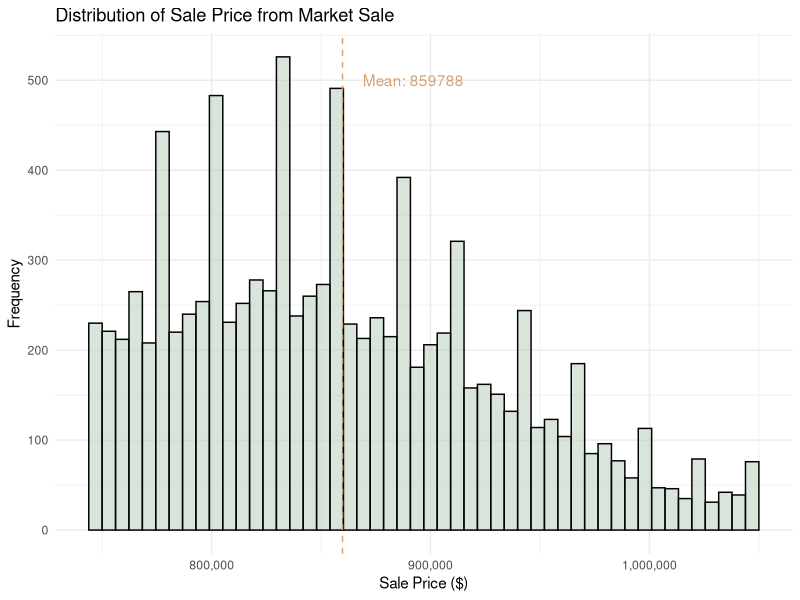
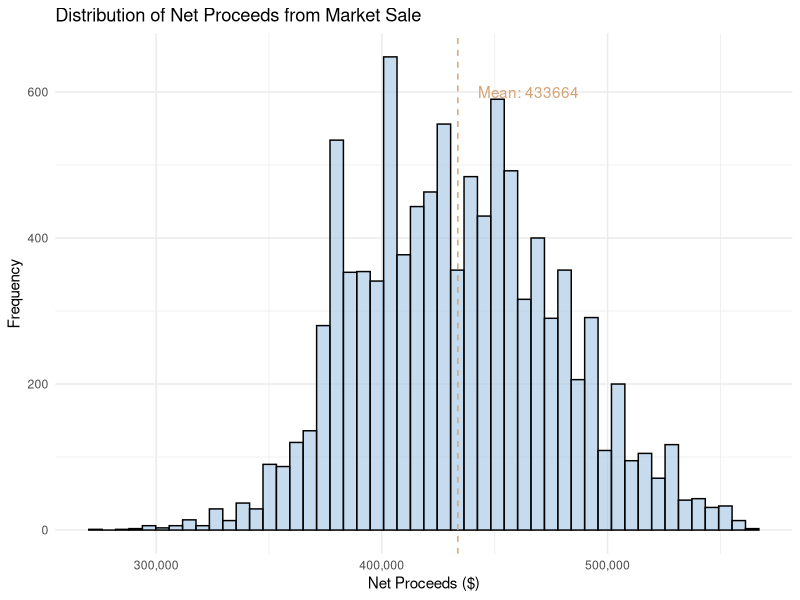
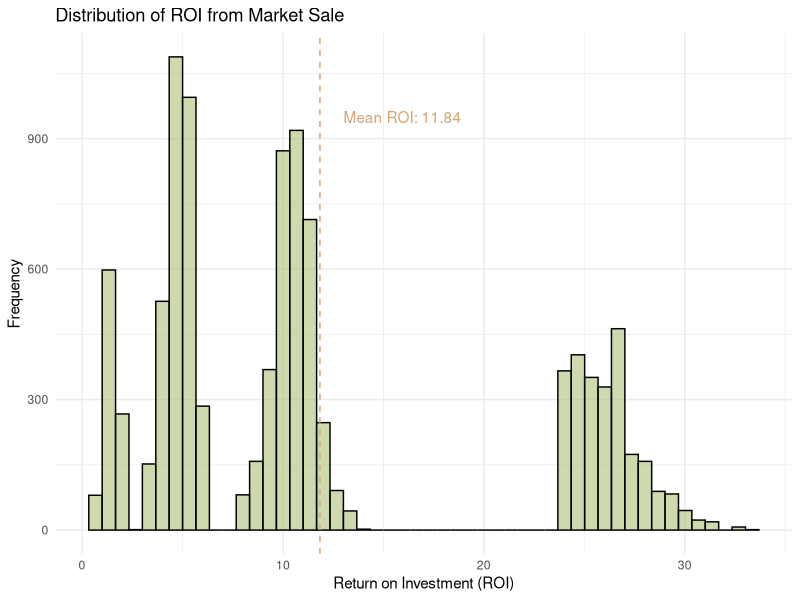
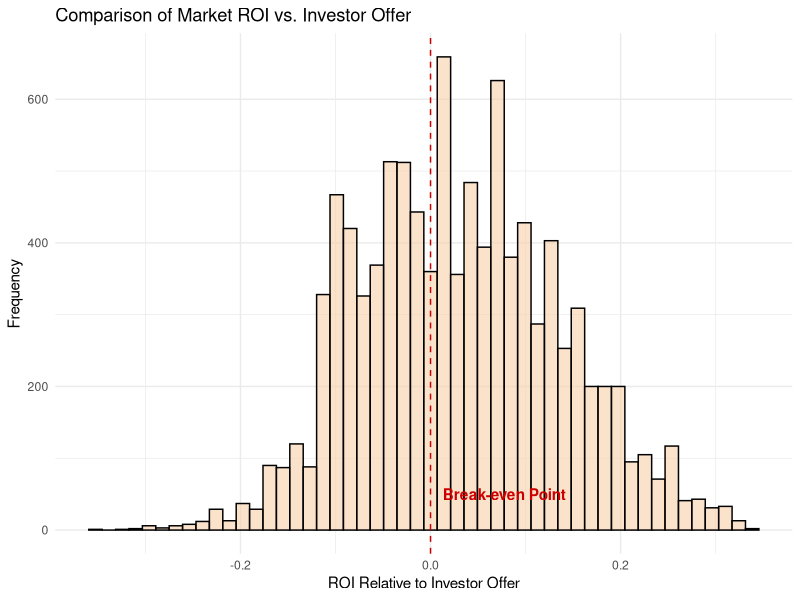
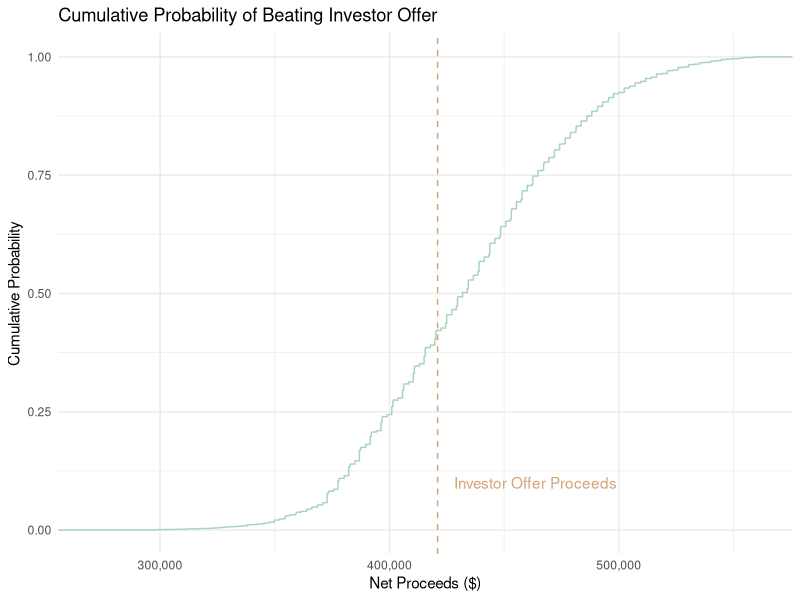
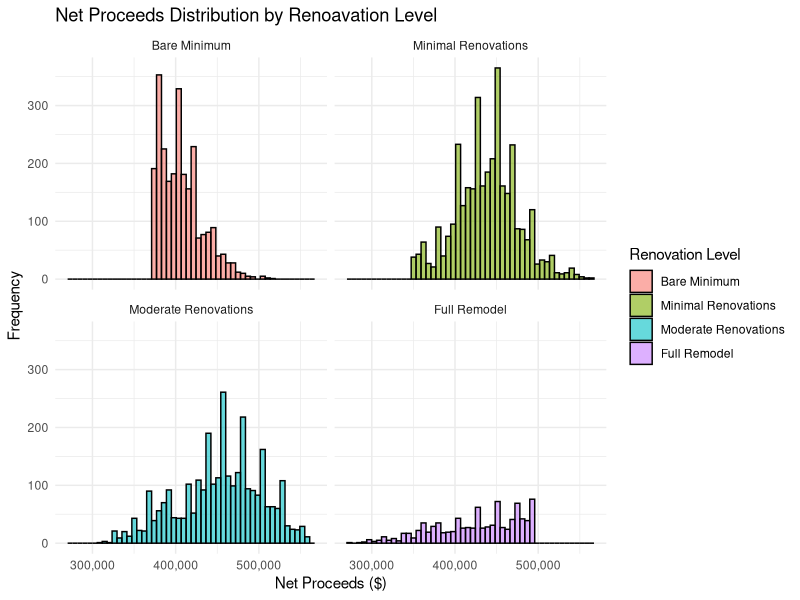
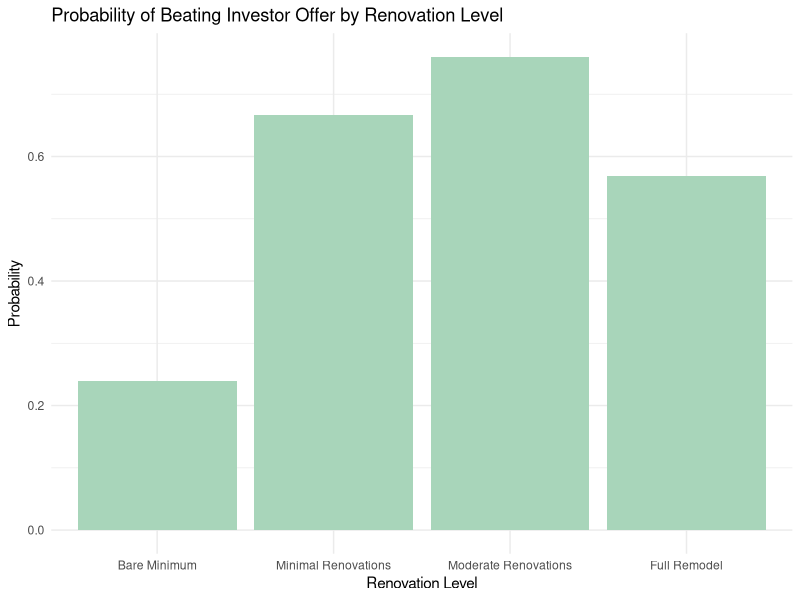

Write the R code that produced these figures, in order.
## ---- chunk 1
# load required packages 
library(tidyverse)
library(knitr)
library(kableExtra)

data <- read.csv("data.csv")

## ---- chunk 2

# Define probability of each repair level
repair_level_probs <- tibble(
  repair_level = c("Bare Minimum", "Minimal", "Moderate", "Full"),
  probability = c(0.25, 0.35, 0.30, 0.10)
)

colnames(repair_level_probs) <- c("Renovation Level", "Probability")

kable(repair_level_probs, caption = "Probability of selecting a renovation level")

## ---- chunk 3
# create an example table of conditional probabilities and exp repair costs
example_probs <- data %>%
  select(sale_price, sale_show_prob, sale_min_prob, sale_mod_prob, sale_full_prob, exp_repair_cost) %>%
  filter(sale_price %in% c(750000, 800000, 850000, 900000, 950000, 1000000))

colnames(example_probs) <- c("Sales Price", "Bare Min Prob", "Minimal Prob", 
                             "Moderate Prob", "Full Prob", "Exp Repair Cost")

kable(example_probs, caption = "Conditional probability of sales price")

## ---- chunk 4

set.seed(123)  # set seed for reproducibility


n_sim <- 10000  # Number of simulations

#  Randomly Select a Repair Level 
## Each iteration in the simulation first chooses a repair level based on the probabilities in the repair level probability table.

# Define probability of each repair level
repair_level_probs <- tibble(
  repair_level = c("Bare Minimum", "Minimal", "Moderate", "Full"),
  probability = c(0.25, 0.35, 0.30, 0.10)
)

# Step 1: Sample a repair level for each iteration
simulation_results <- tibble(
  iteration = 1:n_sim,
  repair_level = sample(
    repair_level_probs$repair_level, n_sim, 
    replace = TRUE, prob = repair_level_probs$probability
  )
)

# Select a Sales Price Based on the Chosen Repair Level
## Randomly choose a sales price based on the conditional probabilities.

# Define sales price probabilities for each repair level
sales_price_probs <- data %>%
  select(sale_price, sale_show_prob, sale_min_prob, sale_mod_prob, sale_full_prob) %>%
  rename(bare_min_prob = sale_show_prob,
         minimal_prob = sale_min_prob,
         moderate_prob = sale_mod_prob,
         full_prob =  sale_full_prob)

# Step 2: Sample sale price based on the chosen repair level
simulation_results <- simulation_results %>%
  rowwise() %>%
  mutate(
    sale_price = sample(
      sales_price_probs$sale_price, 1,
      prob = case_when(
        repair_level == "Bare Minimum" ~ sales_price_probs$bare_min_prob,
        repair_level == "Minimal" ~ sales_price_probs$minimal_prob,
        repair_level == "Moderate" ~ sales_price_probs$moderate_prob,
        repair_level == "Full" ~ sales_price_probs$full_prob
      )
    )
  ) %>%
  ungroup()

# Step 3: Incorporate Repair Costs & Net Proceeds

# Define estimated repair costs for each level
repair_costs <- tibble(
  repair_level = c("Bare Minimum", "Minimal", "Moderate", "Full"),
  cost = c(15000, 38000, 78000, 174000)  
)

# Define fixed costs
fixed_fees <- 2412
commission_rate <- 0.05
escrow_rate <- 0.011
mortgage_remaining <- 314000

# Merge repair costs into simulation results
simulation_results <- simulation_results %>%
  left_join(repair_costs, by = "repair_level") %>%
  mutate(
    net_proceeds = sale_price - (sale_price * escrow_rate) - 
                    (sale_price * commission_rate) - 
                    fixed_fees - mortgage_remaining - cost
  )


# Summary statistics for Net Proceeds
summary_proceeds <- simulation_results %>%
  summarise(
    Mean_Net_Proceeds = round(mean(net_proceeds, na.rm = TRUE),0),
    Median_Net_Proceeds = median(net_proceeds, na.rm = TRUE),
    SD_Net_Proceeds = round(sd(net_proceeds, na.rm = TRUE),0),
    Min_Net_Proceeds = min(net_proceeds, na.rm = TRUE),
    Max_Net_Proceeds = max(net_proceeds, na.rm = TRUE)
  )

colnames(summary_proceeds) <- c("Mean Net", "Median Net", "SD Net", "Min Net", "Max Net")

kable(summary_proceeds, caption = "Simulation Results for Net Proceeds")

# plotting distribution of sale prices from simulation
ggplot(simulation_results, aes(x = sale_price)) +
  geom_histogram(bins = 50, fill = "#BFD3C1", alpha = 0.6, color = "black") +
  scale_x_continuous(labels = scales::comma) +
  theme_minimal() +
  labs(
    title = "Distribution of Sale Price from Market Sale",
    x = "Sale Price ($)",
    y = "Frequency"
  ) +
  geom_vline(aes(xintercept = mean(sale_price)), color = "#D4A373", linetype = "dashed") +
  annotate("text", x = mean(simulation_results$sale_price), y = 500, 
           label = paste("Mean:", round(mean(simulation_results$sale_price), 0)), 
           color = "#D4A373", hjust = -0.2) 

# ploting distribution of net proceeds from simulation
ggplot(simulation_results, aes(x = net_proceeds)) +
  geom_histogram(bins = 50, fill = "#A2C3E4", alpha = 0.6, color = "black") +
  scale_x_continuous(labels = scales::comma) +
  theme_minimal() +
  labs(
    title = "Distribution of Net Proceeds from Market Sale",
    x = "Net Proceeds ($)",
    y = "Frequency"
  ) +
  geom_vline(aes(xintercept = mean(net_proceeds)), color = "#D4A373", linetype = "dashed") +
  annotate("text", x = mean(simulation_results$net_proceeds), y = 600, 
           label = paste("Mean:", round(mean(simulation_results$net_proceeds), 0)), 
           color = "#D4A373", hjust = -0.2)

## ---- chunk 5
# Step 4: Compare Against Investor Offer

# Define investor offer price
investor_offer_price <- 750000
net_investor_proceeds <- investor_offer_price * (1 - 0.02) - mortgage_remaining

# Compute ROI
simulation_results <- simulation_results %>%
  mutate(
    ROI = (net_proceeds - cost) / cost,  # Market sale ROI
    ROI_Investor = (net_proceeds - net_investor_proceeds) / net_investor_proceeds  # Investor ROI
  )



# Summary statistics for ROI from Market Sale
summary_roi <- simulation_results %>%
  summarise(
    Mean_ROI = mean(ROI, na.rm = TRUE),
    Median_ROI = median(ROI, na.rm = TRUE),
    SD_ROI = sd(ROI, na.rm = TRUE),
    Min_ROI = min(ROI, na.rm = TRUE),
    Max_ROI = max(ROI, na.rm = TRUE)
  )

colnames(summary_roi) <- c("Mean ROI", "Median ROI", "SD ROI", "Min ROI", "Max ROI")

# Summary statistics for ROI compared to Investor Offer
summary_roi_investor <- simulation_results %>%
  summarise(
    Mean_ROI_Investor = mean(ROI_Investor, na.rm = TRUE),
    Median_ROI_Investor = median(ROI_Investor, na.rm = TRUE),
    SD_ROI_Investor = sd(ROI_Investor, na.rm = TRUE),
    Min_ROI_Investor = min(ROI_Investor, na.rm = TRUE),
    Max_ROI_Investor = max(ROI_Investor, na.rm = TRUE)
  )

colnames(summary_roi_investor) <- c("Mean ROI", "Median ROI", "SD ROI", "Min ROI", "Max ROI")

kable(summary_roi, caption = "Summary Statisc for ROI from Market Sale")


# ploting ROI for market sale
ggplot(simulation_results, aes(x = ROI)) +
  geom_histogram(bins = 50, fill = "#ADC178", alpha = 0.6, color = "black") +
  theme_minimal() +
  labs(
    title = "Distribution of ROI from Market Sale",
    x = "Return on Investment (ROI)",
    y = "Frequency"
  ) +
  geom_vline(aes(xintercept = mean(ROI)), color = "#D4A373", linetype = "dashed") +
  annotate("text", x = mean(simulation_results$ROI), y = 950, 
           label = paste("Mean ROI:", round(mean(simulation_results$ROI), 2)), 
           color = "#D4A373", hjust = -0.2)

kable(summary_roi_investor, caption = "Summary Statisc for ROI Compared to Investor Offer")

ggplot(simulation_results, aes(x = ROI_Investor)) +
  geom_histogram(bins = 50, fill = "#F8CFA9", alpha = 0.6, color = "black") +
  theme_minimal() +
  labs(
    title = "Comparison of Market ROI vs. Investor Offer",
    x = "ROI Relative to Investor Offer",
    y = "Frequency"
  ) +
  geom_vline(aes(xintercept = 0), color = "red3", linetype = "dashed") +
  annotate("text", x = 0, y = 50, label = "Break-even Point", color = "red3", fontface = "bold", hjust = -0.1)
## ---- chunk 6
# Probability of beating the investor offer
prob_beats_investor <- mean(simulation_results$net_proceeds > net_investor_proceeds)

cat("\nProbability of Netting More Than $", format(net_investor_proceeds, big.mark=","), ": ", 
    round(prob_beats_investor * 100, 2), "%\n")

# plotting culmulative probablity of beating investor offer
ggplot(simulation_results, aes(x = net_proceeds)) +
  stat_ecdf(geom = "step", color = "#A8D5BA") +
  scale_x_continuous(labels = scales::comma) +
  theme_minimal() +
  labs(
    title = "Cumulative Probability of Beating Investor Offer",
    x = "Net Proceeds ($)",
    y = "Cumulative Probability"
  ) +
  geom_vline(aes(xintercept = net_investor_proceeds), color = "#D4A373", linetype = "dashed") +
  annotate("text", x = net_investor_proceeds, y = 0.1, 
           label = "Investor Offer Proceeds", color = "#D4A373", hjust = -0.1)

## ---- chunk 7
# Probability of beating the investor offer
prob_beats_investor_less <- mean(simulation_results$net_proceeds < net_investor_proceeds -10000)

cat("\nProbability of Less Than $", format(net_investor_proceeds-10000, big.mark=","), ": ", 
    round(prob_beats_investor_less * 100, 2), "%\n")

# Probability of beating the investor offer
prob_beats_investor_plus <- mean((simulation_results$net_proceeds)  > net_investor_proceeds + 10000)

cat("\nProbability of Netting More Than $", format(net_investor_proceeds + 10000, big.mark=","), ": ", 
    round(prob_beats_investor_plus * 100, 2), "%\n")

## ---- chunk 8
summary_repair <- simulation_results %>%
  group_by(repair_level) %>%
  summarise(
    Mean_Net_Proceeds = round(mean(net_proceeds, na.rm = TRUE),0),
    Median_Net_Proceeds = median(net_proceeds, na.rm = TRUE),
    SD_Net_Proceeds = round(sd(net_proceeds, na.rm = TRUE),0),
    Min_Net_Proceeds = min(net_proceeds, na.rm = TRUE),
    Max_Net_Proceeds = max(net_proceeds, na.rm = TRUE),
    Mean_ROI = round(mean(ROI, na.rm = TRUE),1),
    Probability_Beats_Investor = round(mean(net_proceeds > net_investor_proceeds),3)
  ) %>%
  mutate(repair_level = case_when(
    repair_level == "Minimal" ~ "Minimal Renovations",
    repair_level == "Moderate" ~ "Moderate Renovations",
    repair_level == "Full" ~ "Full Remodel",
    TRUE ~ repair_level),
    repair_level = factor(repair_level, c("Bare Minimum", "Minimal Renovations", "Moderate Renovations", "Full Remodel" ))
  ) %>%
  arrange(repair_level)

colnames(summary_repair) <- c("Renovation Level", "Mean Net", "Median Net", "SD Net", "Min Net", "Max Net", "Mean ROI", "Prob Beat Investor")

kable(summary_repair, caption = "Summary Statistics by Renovation Level")
## ---- chunk 9
# plotting net proceeds by renovation level

simulation_results %>%
  mutate(repair_level = case_when(
    repair_level == "Minimal" ~ "Minimal Renovations",
    repair_level == "Moderate" ~ "Moderate Renovations",
    repair_level == "Full" ~ "Full Remodel",
    TRUE ~ repair_level),
    repair_level = factor(repair_level, c("Bare Minimum", "Minimal Renovations", 
                                          "Moderate Renovations", "Full Remodel"))) %>%
  ggplot(aes(x = net_proceeds, fill = repair_level)) +
    geom_histogram(bins = 50, alpha = 0.6, color = "black", position = "identity") +
    scale_x_continuous(labels = scales::comma) +
    facet_wrap(~repair_level, scales = "fixed") +
    theme_minimal() +
    labs(
      title = "Net Proceeds Distribution by Renoavation Level",
      x = "Net Proceeds ($)",
      y = "Frequency",
      fill = "Renovation Level"
    )
## ---- chunk 10
ggplot(summary_repair, aes(x = `Renovation Level`, y = `Prob Beat Investor`)) +
  stat_summary(fun = mean, geom = "bar", fill = "#A8D5BA") +
  theme_minimal() +
  labs(
    title = "Probability of Beating Investor Offer by Renovation Level",
    x = "Renovation Level",
    y = "Probability"
  )
